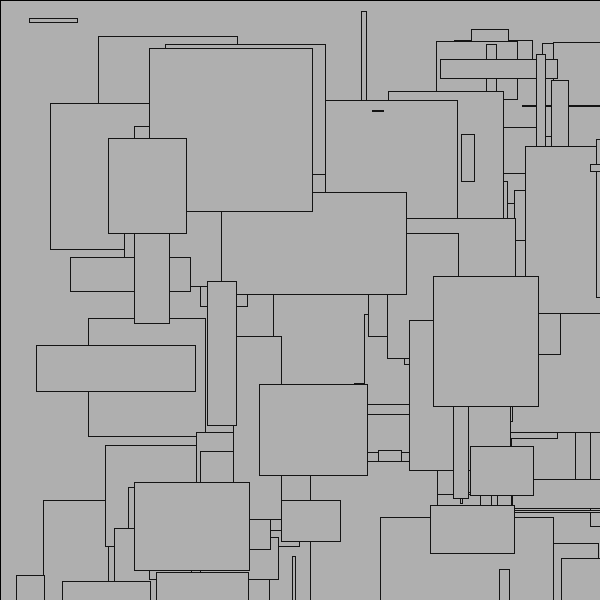
Frame 1 (no input)
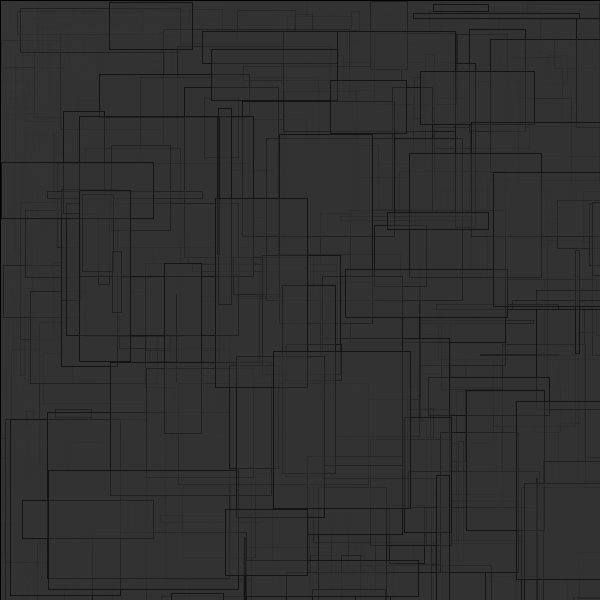
Frame 60 (the mouse pressed at the canvas centre just before this capture)
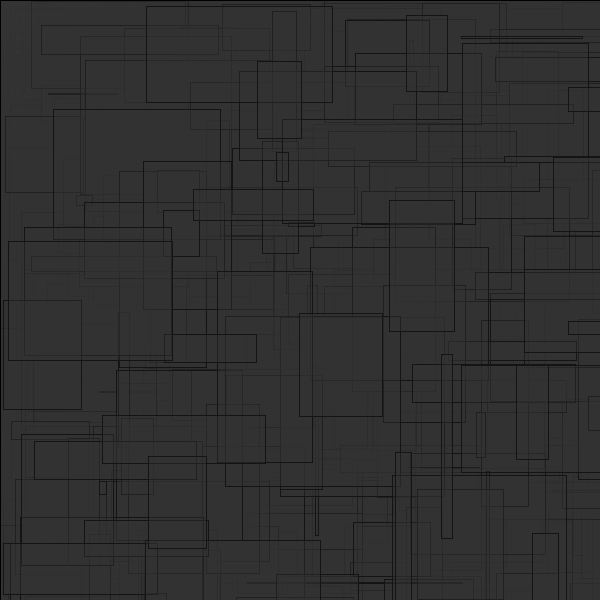
Frame 120 (the mouse held since frame 60 and released just before this capture)

The Processing sketch that drew these frames (run headless with seeded random() and noise(); from frame 60 on, the mouse is pressed at the canvas centre):

// Processing sketch: sketch_rects_ext
// ── sketch_rects_ext.pde

// Based on Sketch from Ira Greenberg’s book, p. 97:
// Ira Greenberg (2007): Processing: Creative Coding & Computational Art. 
// Friends of ED/Apress Press. Berkley, CA.
//


void setup( ) {
  
  size(600, 600);
  background(255);
  
  println(frameRate);
  frameRate(5);
}

void draw() {
  
  for (int i=0; i<100; i++) {
    drawRectangle( random(width), random(height), random(200), random(200) );
  }
  
  fill(51, 100);
  rect(0, 0, width, height);
  
  //background(51, 100);
}

void drawRectangle(float x, float y, float w, float h ) {
  
  rect(x, y, w, h);
}
